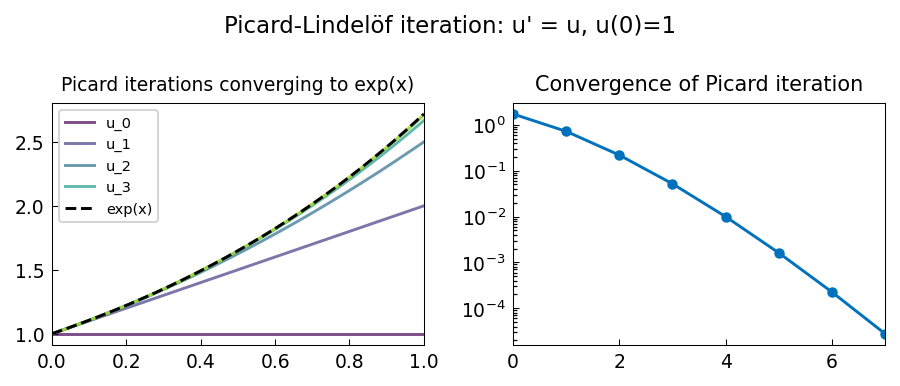

Reproduce this figure in Python.
"""Picard iteration for ODE existence proof.

Illustrates Picard-Lindelof successive approximations for the IVP
  u' = u,  u(0) = 1, whose solution is exp(x).

Credit: Chebfun example ode-nonlin/Picard.m (Nick Trefethen, Jan 2016).
Original MATLAB Chebfun: Copyright 2017 by The University of Oxford and
The Chebfun Developers. See https://www.chebfun.org/ for Chebfun information.
"""
import os

os.environ.setdefault("XLA_PYTHON_CLIENT_PREALLOCATE", "false")

import matplotlib

matplotlib.use("Agg")
import os
import sys

import jax.numpy as jnp
import matplotlib.pyplot as plt
import numpy as np

sys.path.insert(0, os.path.join(os.path.dirname(__file__), '..', '..', 'src'))

import chebfunjax as cj
from chebfunjax.plotting import chebfun_style

chebfun_style()

def run():
    print("=" * 60)
    print("Picard iteration: u' = u, u(0) = 1  =>  u = exp(x)")
    print("=" * 60)

    dom = (0.0, 1.0)
    # Picard: u_{n+1}(x) = 1 + integral_0^x u_n(t) dt
    # Starting from u_0 = 1:
    # u_1 = 1 + x
    # u_2 = 1 + x + x^2/2
    # u_k = sum_{j=0}^{k} x^j/j!  (Taylor series of exp)

    u = cj.chebfun(lambda x: jnp.ones_like(x), domain=dom)  # u_0 = 1
    exact = cj.chebfun(lambda x: jnp.exp(x), domain=dom)

    print(f"\n{'iteration':>12}  {'max_error':>14}")
    print("-" * 28)
    errors = []
    for k in range(8):
        err = float(jnp.max(jnp.abs(u(jnp.linspace(0, 1, 300)) -
                                     exact(jnp.linspace(0, 1, 300)))))
        errors.append(err)
        print(f"  {k:12d}  {err:14.6e}")

        # Picard step: u_{k+1}(x) = 1 + integral_0^x u_k(t) dt
        # cumsum gives integral from left endpoint (a=0 here)
        antideriv = u.cumsum()
        u_new = cj.chebfun(lambda x, ad=antideriv: 1.0 + ad(x),
                           domain=dom)
        u = u_new

    # Verify convergence (Picard converges ~1 order of magnitude per iteration)
    assert errors[0] > errors[-1], "Picard should converge"
    assert errors[-1] < 1e-4, f"After 8 iterations: {errors[-1]:.2e}"
    print(f"\nConverged: {errors[-1]:.2e} after 7 iterations")

    # Also verify the final approximation
    x_test = jnp.linspace(0.0, 1.0, 200)
    final_err = float(jnp.max(jnp.abs(u(x_test) - jnp.exp(x_test))))
    print(f"Final max error vs exp(x): {final_err:.2e}")
    assert final_err < 1e-4

    # --- Plot -------------------------------------------------------
    _here = os.path.dirname(os.path.abspath(__file__))
    fig, axes = plt.subplots(1, 2)

    # Rebuild individual iterations for plotting
    u_iter = cj.chebfun(lambda x: jnp.ones_like(x), domain=dom)
    x_plot = jnp.linspace(0.0, 1.0, 300)
    colors = plt.cm.viridis(np.linspace(0, 0.9, 6))

    for k in range(6):
        axes[0].plot(x_plot, u_iter(x_plot), color=colors[k], linewidth=1.4,
                     label=f"u_{k}" if k < 4 else None, alpha=0.7)
        antideriv = u_iter.cumsum()
        u_iter = cj.chebfun(
            lambda x, ad=antideriv: 1.0 + ad(x),
            domain=dom
        )
    axes[0].plot(x_plot, jnp.exp(x_plot), 'k--', linewidth=1.4, label="exp(x)")
    axes[0].set_title("Picard iterations converging to exp(x)", fontsize=9)
    axes[0].legend(fontsize=7)

    axes[1].semilogy(range(len(errors)), errors, color='#0072BD', marker='.', linestyle='-', markersize=8, linewidth=1.4)
    axes[1].set_title("Convergence of Picard iteration", fontsize=10)

    fig.suptitle("Picard-Lindelöf iteration: u' = u, u(0)=1", fontsize=11)
    fig.tight_layout()
    fig.savefig(os.path.join(_here, "picard.png"), dpi=150, bbox_inches="tight")
    plt.close(fig)

    print("\nAll assertions passed.")
    return True

if __name__ == "__main__":
    run()
